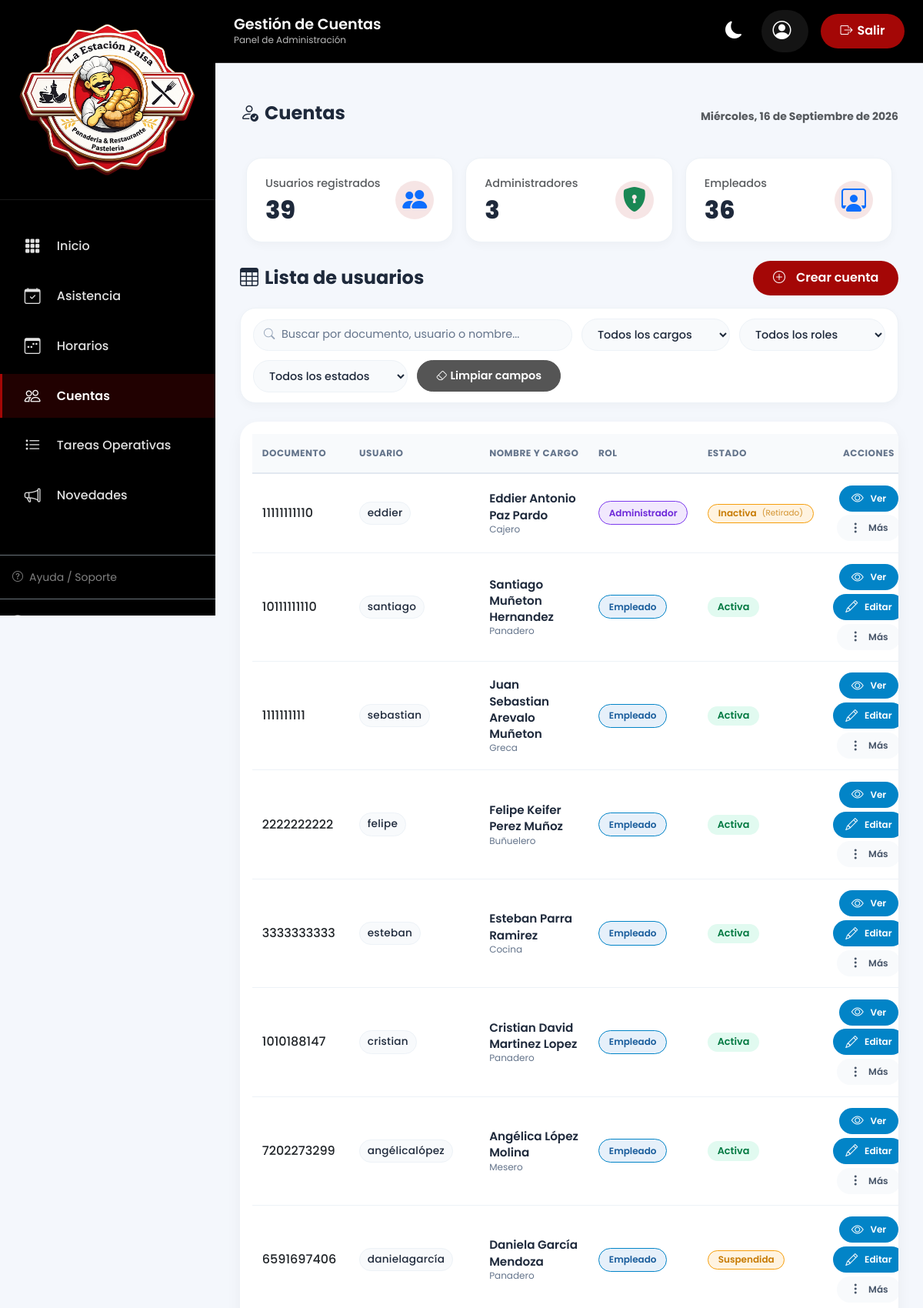
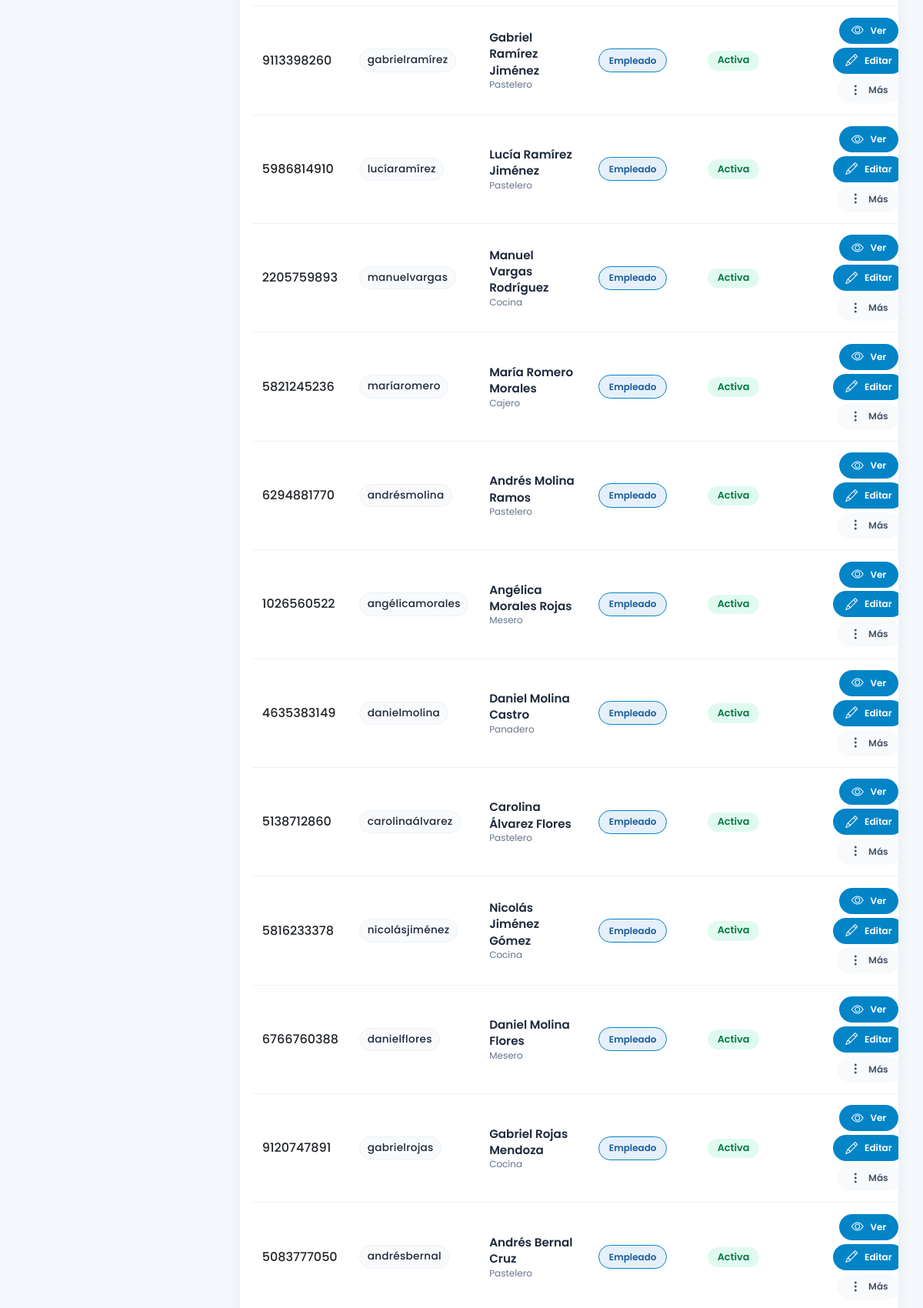
Page /admi/users/ (upper part) on the committed database (2 pictures, top to bottom).
### apps/usuarios/models.py (models this page shows, shortened)
class PerfilEmpleado(models.Model):
    TIPOS_DOCUMENTO = (
        ('CC', 'Cédula de Ciudadanía'),
        ('CE', 'Cédula de Extranjería'),
        ('TI', 'Tarjeta de Identidad'),
        ('PA', 'Pasaporte'),
    )
    GENEROS = (
        ('M', 'Masculino'),
        ('F', 'Femenino'),
        ('O', 'Otro'),
    )
    ESTADOS_CIVILES = (
        ('soltero', 'Soltero'),
        ('casado', 'Casado'),
        ('union_libre', 'Unión Libre'),
        ('divorciado', 'Divorciado'),
        ('viudo', 'Viudo'),
    )
    TIPOS_SANGRE = (
        ('O+', 'O+'),
        ('O-', 'O-'),
        ('A+', 'A+'),
        ('A-', 'A-'),
        ('B+', 'B+'),
        ('B-', 'B-'),
        ('AB+', 'AB+'),
        ('AB-', 'AB-'),
    )
    CARGOS = (
        ('mesero', 'Mesero'),
        ('cajero', 'Cajero'),
        ('pastelero', 'Pastelero'),
        ('panadero', 'Panadero'),
        ('cocina', 'Cocina'),
        ('buñuelero', 'Buñuelero'),
        ('greca', 'Greca'),
    )
    ESTADOS = (
        ('activo', 'Activo'),
        ('retirado', 'Retirado'),
    )
    user = models.OneToOneField(
        User,
        on_delete=models.CASCADE,
        related_name='perfil'
    )
    primer_nombre = models.CharField(max_length=50)
    segundo_nombre = models.CharField(
        max_length=50,
        blank=True
    )
    primer_apellido = models.CharField(max_length=50)
    segundo_apellido = models.CharField(
        max_length=50,
        blank=True
    )
    tipo_documento = models.CharField(
        max_length=2,
        choices=TIPOS_DOCUMENTO
    )
    numero_documento = models.CharField(
        max_length=20,
        unique=True
    )
    fecha_nacimiento = models.DateField(
        null=True,
        blank=True
    )
    genero = models.CharField(
        max_length=1,
        choices=GENEROS,
        blank=True
    )
    estado_civil = models.CharField(
        max_length=20,
        choices=ESTADOS_CIVILES,
        blank=True,
        null=True
    )
    tipo_sangre = models.CharField(
        max_length=3,
        choices=TIPOS_SANGRE,
        blank=True,
        null=True
    )
    telefono = models.CharField(max_length=20)
    correo = models.EmailField()
    ciudad = models.CharField(max_length=100)
    direccion = models.CharField(
        max_length=200,
        blank=True,
        null=True)
    contacto_emergencia = models.CharField(
        max_length=100,
        blank=True,
        null=True
    )
    parentesco_emergencia = models.CharField(
        max_length=50,
        blank=True,
        null=True
    )
    telefono_emergencia = models.CharField(
        max_length=20,
        blank=True,
        null=True
    )
    cargo = models.CharField(
        max_length=50,
        choices=CARGOS,
        blank=True,
        null=True
    )
    fecha_ingreso = models.DateField(
        blank=True,
        null=True
    )
    eps = models.CharField(
        max_length=100,
        blank=True,
        null=True
    )
    arl = models.CharField(
        max_length=100,
        blank=True,
        null=True
    )
    fondo_pension = models.CharField(
        max_length=100,
        blank=True,
        null=True
    )
    estado = models.CharField(
        max_length=20,
        choices=ESTADOS,
        default='activo'
    )
    fecha_creacion = models.DateTimeField(
        auto_now_add=True
    )
    fecha_actualizacion = models.DateTimeField(
        auto_now=True
    )
    def nombre_completo(self):
        return (
            f"{self.primer_nombre} "
            f"{self.segundo_nombre} "
            f"{self.primer_apellido} "
            f"{self.segundo_apellido}"
        ).strip()

class User(AbstractUser):
    ROLES = (
        ('admin', 'Administrador'),
        ('empleado', 'Empleado'),
    )
    class EstadoCuenta(models.TextChoices):
        PENDIENTE = 'PENDIENTE', 'Pendiente'
        ACTIVA = 'ACTIVA', 'Activa'
        SUSPENDIDA = 'SUSPENDIDA', 'Suspendida'
        INACTIVA = 'INACTIVA', 'Inactiva'
    rol = models.CharField(
        max_length=20,
        choices=ROLES,
        default='empleado'
    )
    estado_cuenta = models.CharField(
        max_length=20,
        choices=EstadoCuenta.choices,
        default=EstadoCuenta.PENDIENTE
    )
    debe_cambiar_password = models.BooleanField(
        default=True
    )
    fecha_primer_acceso = models.DateTimeField(
        null=True,
        blank=True,
        help_text="Se registra la primera vez que el usuario completa su cambio de contraseña obligatorio."
    )
    ESTADOS_QUE_PERMITEN_ACCESO = {EstadoCuenta.PENDIENTE, EstadoCuenta.ACTIVA}

### apps/usuarios/views.py (the view)
# urls.py: path('admi/users/', views.user_list_create, name='user_list'),
def user_list_create(request):
    usuarios = PerfilEmpleado.objects.select_related("user").all()
    cargos = PerfilEmpleado._meta.get_field('cargo').choices
    if request.method == "POST":
        user_form = UserForm(request.POST)
        perfil_form = PerfilEmpleadoForm(request.POST)
        if user_form.is_valid() and perfil_form.is_valid():
            numero_documento = perfil_form.cleaned_data["numero_documento"]
            user = user_form.save(commit=False)
            user.email = perfil_form.cleaned_data["correo"]
            user.estado_cuenta = User.EstadoCuenta.PENDIENTE
            user.debe_cambiar_password = True
            user.set_password(numero_documento)
            user.save()
            perfil = perfil_form.save(commit=False)
            perfil.user = user
            perfil.estado = 'activo'
            perfil.save()
            _registrar_auditoria(
                usuario_afectado=user,
                ejecutado_por=request.user,
                accion=RegistroAuditoriaCuenta.Accion.CREACION,
                estado_nuevo=user.estado_cuenta,
            )
            if request.POST.get("enviar_credenciales"):
                try:
                    _enviar_correo_credenciales(perfil)
                except Exception:
                    messages.warning(
                        request,
                        "Usuario creado, pero no se pudo enviar el correo de credenciales."
                    )
            messages.success(request, "Usuario creado correctamente.")
            return redirect("user_list")
        messages.error(request, "Corrige los errores del formulario.")
    else:
        user_form = UserForm()
        perfil_form = PerfilEmpleadoForm()
    context = {
        "fecha_hoy": timezone.localdate(),
        "usuarios": usuarios,
        "total_usuarios": usuarios.count(),
        "total_admins": usuarios.filter(user__rol="admin").count(),
        "total_empleados": usuarios.filter(user__rol="empleado").count(),
        "cargos": cargos,
        "user_form": user_form,
        "perfil_form": perfil_form,
    }
    return render(request, "admin/usuarios/usuarios.html", context)

### templates/admin/usuarios/usuarios.html (shortened to what this page needs)
{% extends 'admin/base/base.html' %}
{% load static %}
{% block section_title %}Gestión de Cuentas{% endblock %}
{% block section_subtitle %}Panel de Administración{% endblock %}
{% block active_cuentas %}active{% endblock %}
{% block extra_css %}
<link rel="stylesheet" href="{% static 'css/admin/cuentas.css' %}">
{% endblock %}
{% block content %}
<main class="dashboard-container">
    {% include "admin/usuarios/content.html" %}
</main>
{% endblock %}

### templates/admin/usuarios/content.html (shortened to what this page needs)
{% load static %}
<div class="card-header d-flex justify-content-between align-items-center flex-wrap gap-2 mb-3">
    <h3><i class="bi bi-person-check me-2"></i>Cuentas</h3>
    <span class="text-muted small">{{ fecha_hoy|date:"l, d \d\e F \d\e Y" }}</span>
</div>
<div class="row g-3 mb-4">
    <div class="col-md-4">
        <div class="stat-card d-flex justify-content-between align-items-center">
            <div>
                <span class="text-muted">Usuarios registrados</span>
                <h3 class="mt-1">{{ total_usuarios }}</h3>
            </div>
            <div class="icono-circular">
                <i class="bi bi-people-fill fs-2 text-primary"></i>
            </div>
        </div>
    </div>
    <div class="col-md-4">
        <div class="stat-card d-flex justify-content-between align-items-center">
            <div>
                <span class="text-muted">Administradores</span>
                <h3 class="mt-1">{{ total_admins }}</h3>
            </div>
            <div class="icono-circular">
                <i class="bi bi-shield-lock-fill fs-2 text-success"></i>
            </div>
        </div>
    </div>
    <div class="col-md-4">
        <div class="stat-card d-flex justify-content-between align-items-center">
            <div>
                <span class="text-muted">Empleados</span>
                <h3 class="mt-1">{{ total_empleados }}</h3>
            </div>
            <div class="icono-circular">
                <i class="bi bi-person-workspace fs-2 text-primary"></i>
            </div>
        </div>
    </div>
</div>
<div class="d-flex align-items-center mb-3">
    <h3 class="mb-0"><i class="bi bi-table me-2"></i>Lista de usuarios</h3>
    <button class="btn btn-primary-corporate ms-auto" data-bs-toggle="modal" data-bs-target="#modalCrearUsuario">
        <i class="bi bi-plus-circle me-2"></i>Crear cuenta
    </button>
</div>
<div class="filtros-toolbar">
    <div class="filtro-buscar">
        <input type="text" id="buscarCuenta" placeholder="Buscar por documento, usuario o nombre...">
    </div>
    <select id="filtroCargo" class="filtro-select">
        <option value="">Todos los cargos</option>
    </select>
    <select id="filtroRol" class="filtro-select">
        <option value="">Todos los roles</option>
    </select>
    <select id="filtroEstadoCuenta" class="filtro-select">
        <option value="">Todos los estados</option>
    </select>
    <button type="button" id="limpiarFiltrosCuentas" class="filtro-btn-limpiar">
        <i class="bi bi-eraser me-1"></i> Limpiar campos
    </button>
</div>
<div class="card-modern">
    <div class="p-3 table-responsive-stack">
        <table class="table table-custom align-middle mb-0" id="tablaUsuarios">
            <thead>
                <tr>
                    <th>Documento</th>
                    <th>Usuario</th>
                    <th>Nombre y cargo</th>
                    <th>Rol</th>
                    <th>Estado</th>
                    <th class="text-center">Acciones</th>
                </tr>
            </thead>
            <tbody>
                {% for usuario in usuarios %}
                <tr data-id="{{ usuario.user.id }}"
                    data-primer-nombre="{{ usuario.primer_nombre }}"
                    data-segundo-nombre="{{ usuario.segundo_nombre }}"
                    data-primer-apellido="{{ usuario.primer_apellido }}"
                    data-segundo-apellido="{{ usuario.segundo_apellido }}"
                    data-tipo-documento="{{ usuario.tipo_documento }}"
                    data-numero-documento="{{ usuario.numero_documento }}"
                    data-fecha-nacimiento="{{ usuario.fecha_nacimiento|date:'Y-m-d' }}"
                    data-genero="{{ usuario.genero }}"
                    data-estado-civil="{{ usuario.estado_civil }}"
                    data-tipo-sangre="{{ usuario.tipo_sangre }}"
                    data-telefono="{{ usuario.telefono }}"
                    data-correo="{{ usuario.correo }}"
                    data-ciudad="{{ usuario.ciudad }}"
                    data-direccion="{{ usuario.direccion|default:'' }}"
                    data-contacto-emergencia="{{ usuario.contacto_emergencia|default:'' }}"
                    data-parentesco-emergencia="{{ usuario.parentesco_emergencia|default:'' }}"
                    data-telefono-emergencia="{{ usuario.telefono_emergencia|default:'' }}"
                    data-cargo="{{ usuario.cargo }}"
                    data-fecha-ingreso="{{ usuario.fecha_ingreso|date:'Y-m-d'|default:'' }}"
                    data-eps="{{ usuario.eps|default:'' }}"
                    data-arl="{{ usuario.arl|default:'' }}"
                    data-fondo-pension="{{ usuario.fondo_pension|default:'' }}"
                    data-estado="{{ usuario.estado }}"
                    data-estado-cuenta="{{ usuario.user.estado_cuenta }}"
                    data-username="{{ usuario.user.username }}"
                    data-rol="{{ usuario.user.rol }}">
                    <td class="fw-medium">{{ usuario.numero_documento }}</td>
                    <td><span class="usuario-badge">{{ usuario.user.username }}</span></td>
                    <td>
                        <div class="nombre-cargo">
                            <span class="nombre-empleado">{{ usuario.nombre_completo }}</span>
                            <span class="cargo-empleado">{{ usuario.get_cargo_display }}</span>
                        </div>
                    </td>
                    <td>
                        {% if usuario.user.rol == 'admin' %}
                            <span class="badge-rol-admin">Administrador</span>
                        {% else %}
                            <span class="badge-rol-empleado">Empleado</span>
                        {% endif %}
                    </td>
                    <td>
                        {% if usuario.user.estado_cuenta == 'PENDIENTE' %}
                            <span class="badge badge-pendiente">Pendiente</span>
                        {% elif usuario.user.estado_cuenta == 'ACTIVA' %}
                            <span class="badge badge-active">Activa</span>
                        {% elif usuario.user.estado_cuenta == 'SUSPENDIDA' %}
                            <span class="badge badge-inactive">Suspendida</span>
                        {% else %}
                            <span class="badge badge-inactive">
                                Inactiva
                                {% if usuario.estado == 'retirado' %}
                                <span class="badge-subtext">(Retirado)</span>
                                {% endif %}
                            </span>
                        {% endif %}
                    </td>
                    <td class="text-center">
                        <div class="acciones-container justify-content-center">
                            <button type="button" class="btn-action btn-action-view btn-ver-usuario"
                                    title="Ver detalles del usuario" aria-label="Ver detalles del usuario"
                                    data-id="{{ usuario.user.id }}">
                                <i class="bi bi-eye"></i>
                                <span class="accion-texto">Ver</span>
                            </button>
                            {% if usuario.user.estado_cuenta != 'INACTIVA' %}
                            <button type="button" class="btn-action btn-action-edit btn-editar-usuario"
                                    title="Editar cuenta del usuario" aria-label="Editar cuenta del usuario"
                                    data-id="{{ usuario.user.id }}">
                                <i class="bi bi-pencil"></i>
                                <span class="accion-texto">Editar</span>
                            </button>
                            {% endif %}
                            <div class="dropdown d-inline-block">
                                <button class="btn-action btn-action-more" type="button"
                                        data-bs-toggle="dropdown" aria-expanded="false"
                                        title="Más acciones" aria-label="Más acciones">
                                    <i class="bi bi-three-dots-vertical"></i>
                                    <span class="accion-texto d-none d-md-inline">Más</span>
                                </button>
                            </div>
                        </div>
                    </td>
                </tr>
                {% empty %}
                <tr>
                    <td colspan="6" class="text-center py-4 text-muted">
                        <i class="bi bi-inbox me-2"></i> No hay usuarios registrados
                    </td>
                </tr>
                {% endfor %}
            </tbody>
        </table>
    </div>
</div>

### rows in the picture
PerfilEmpleado: numero_documento "11111111110", user.username "eddier", nombre_completo "Eddier Antonio Paz Pardo", cargo "Cajero", shows "Administrador", shows "Inactiva", estado "(Retirado)"
PerfilEmpleado: numero_documento "10111111110", user.username "santiago", nombre_completo "Santiago Muñeton Hernandez", cargo "Panadero", shows "Empleado", shows "Activa"
PerfilEmpleado: numero_documento "1111111111", user.username "sebastian", nombre_completo "Juan Sebastian Arevalo Muñeton", cargo "Greca", shows "Empleado", shows "Activa"
PerfilEmpleado: numero_documento "2222222222", user.username "felipe", nombre_completo "Felipe Keifer Perez Muñoz", cargo "Buñuelero", shows "Empleado", shows "Activa"
PerfilEmpleado: numero_documento "3333333333", user.username "esteban", nombre_completo "Esteban Parra Ramirez", cargo "Cocina", shows "Empleado", shows "Activa"
PerfilEmpleado: numero_documento "1010188147", user.username "cristian", nombre_completo "Cristian David Martinez Lopez", cargo "Panadero", shows "Empleado", shows "Activa"
PerfilEmpleado: numero_documento "7202273299", user.username "angélicalópez", nombre_completo "Angélica López Molina", cargo "Mesero", shows "Empleado", shows "Activa"
PerfilEmpleado: numero_documento "6591697406", user.username "danielagarcía", nombre_completo "Daniela García Mendoza", cargo "Panadero", shows "Empleado", shows "Suspendida"
PerfilEmpleado: numero_documento "9113398260", user.username "gabrielramírez", nombre_completo "Gabriel Ramírez Jiménez", cargo "Pastelero", shows "Empleado", shows "Activa"
PerfilEmpleado: numero_documento "5986814910", user.username "lucíaramírez", nombre_completo "Lucía Ramírez Jiménez", cargo "Pastelero", shows "Empleado", shows "Activa"
PerfilEmpleado: numero_documento "2205759893", user.username "manuelvargas", nombre_completo "Manuel Vargas Rodríguez", cargo "Cocina", shows "Empleado", shows "Activa"
PerfilEmpleado: numero_documento "5821245236", user.username "maríaromero", nombre_completo "María Romero Morales", cargo "Cajero", shows "Empleado", shows "Activa"
PerfilEmpleado: numero_documento "6294881770", user.username "andrésmolina", nombre_completo "Andrés Molina Ramos", cargo "Pastelero", shows "Empleado", shows "Activa"
PerfilEmpleado: numero_documento "1026560522", user.username "angélicamorales", nombre_completo "Angélica Morales Rojas", cargo "Mesero", shows "Empleado", shows "Activa"
PerfilEmpleado: numero_documento "4635383149", user.username "danielmolina", nombre_completo "Daniel Molina Castro", cargo "Panadero", shows "Empleado", shows "Activa"
PerfilEmpleado: numero_documento "5138712860", user.username "carolinaálvarez", nombre_completo "Carolina Álvarez Flores", cargo "Pastelero", shows "Empleado", shows "Activa"
PerfilEmpleado: numero_documento "5816233378", user.username "nicolásjiménez", nombre_completo "Nicolás Jiménez Gómez", cargo "Cocina", shows "Empleado", shows "Activa"
PerfilEmpleado: numero_documento "6766760388", user.username "danielflores", nombre_completo "Daniel Molina Flores", cargo "Mesero", shows "Empleado", shows "Activa"
PerfilEmpleado: numero_documento "9120747891", user.username "gabrielrojas", nombre_completo "Gabriel Rojas Mendoza", cargo "Cocina", shows "Empleado", shows "Activa"
PerfilEmpleado: numero_documento "5083777050", user.username "andrésbernal", nombre_completo "Andrés Bernal Cruz", cargo "Pastelero", shows "Empleado", shows "Activa"

### other values in the picture
{{ fecha_hoy|date:"l, d \d\e F \d\e Y" }} "Miércoles, 16 de Septiembre de 2026"
{{ total_usuarios }} "39"
{{ total_admins }} "3"
{{ total_empleados }} "36"
